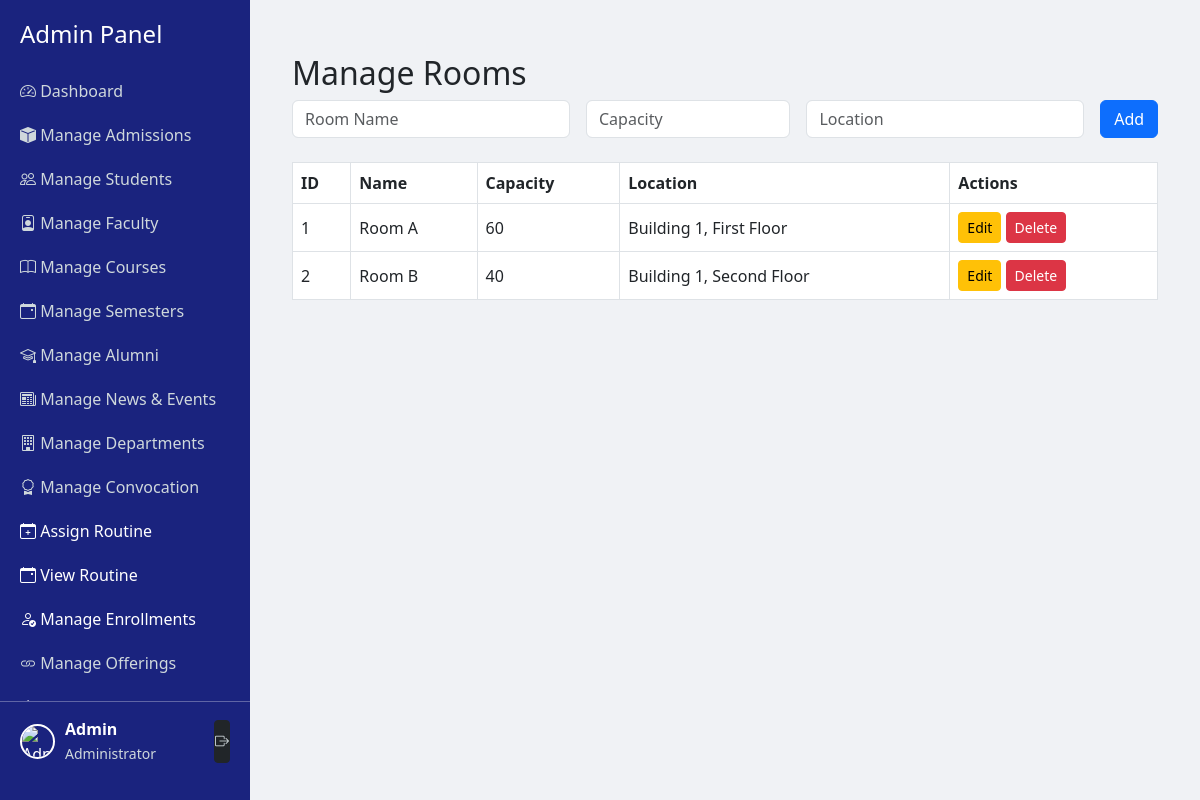
The app's page /admin/manage_rooms.php (signed in) with its own data.
### tables this page shows
CREATE TABLE `rooms` (
  `id` int(11) NOT NULL,
  `room_name` varchar(100) NOT NULL,
  `capacity` int(11) NOT NULL,
  `location` varchar(255) DEFAULT NULL
);

### admin/manage_rooms.php (the view, shortened to what this page needs)
<?php
require_once __DIR__ . "/../app/config/db.php";
$rooms = $DB_con->query("SELECT * FROM rooms ORDER BY room_name")->fetchAll(PDO::FETCH_ASSOC);
include 'admin_header.php';
?>
<div class="container mt-4">
    <h2>Manage Rooms</h2>
    <form method="POST" class="row g-3 mb-4">
        <div class="col-md-4"><input type="text" name="room_name" placeholder="Room Name" class="form-control" required></div>
        <div class="col-md-3"><input type="number" name="capacity" placeholder="Capacity" class="form-control" required></div>
        <div class="col-md-4"><input type="text" name="location" placeholder="Location" class="form-control"></div>
        <div class="col-md-1"><button class="btn btn-primary w-100">Add</button></div>
    </form>
    <table class="table table-bordered align-middle">
        <thead>
            <tr>
                <th>ID</th>
                <th>Name</th>
                <th>Capacity</th>
                <th>Location</th>
                <th>Actions</th>
            </tr>
        </thead>
        <tbody>
            <?php foreach ($rooms as $r): ?>
                <tr>
                    <td><?= $r['id'] ?></td>
                    <td><?= htmlspecialchars($r['room_name']) ?></td>
                    <td><?= $r['capacity'] ?></td>
                    <td><?= htmlspecialchars($r['location']) ?></td>
                    <td>
                        <button class="btn btn-sm btn-warning" data-bs-toggle="modal" data-bs-target="#editRoom<?= $r['id'] ?>">Edit</button>
                        <a href="?delete=<?= $r['id'] ?>" onclick="return confirm('Delete this room?');" class="btn btn-sm btn-danger">Delete</a>
                    </td>
                </tr>
            <?php endforeach; ?>
        </tbody>
    </table>
</div>
<?php include 'admin_footer.php'; ?>

### admin/admin_header.php (style rules this page uses)
body { display: flex; min-height: 100vh; margin: 0; }

### records on screen
rooms: id "1", room_name "Room A", capacity "60", location "Building 1, First Floor"
rooms: id "2", room_name "Room B", capacity "40", location "Building 1, Second Floor"

### other values on screen
$_SESSION['admin_name'] "Admin"
